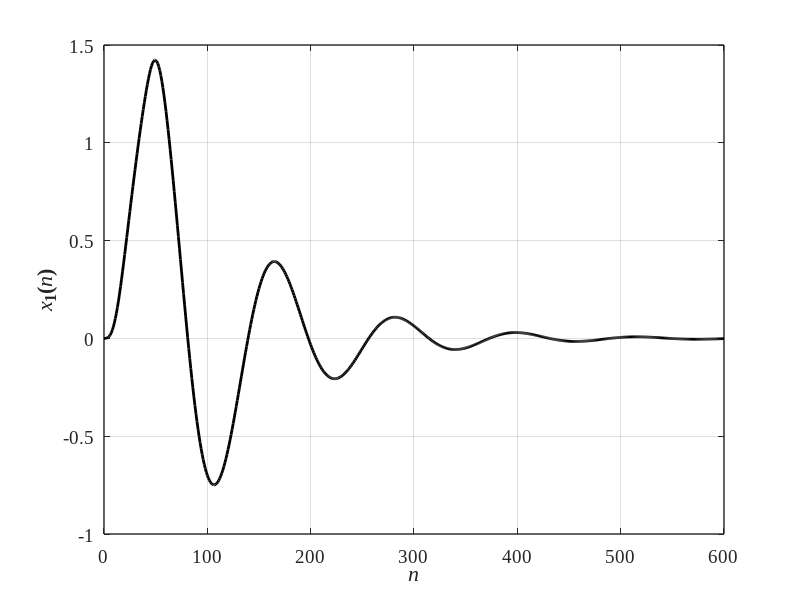

Reproduce this figure in MATLAB.
%% Structural Dynamics and Vibration Control(M. Azimi et al.)
%% Example 6-19: Response of a Two-DOF System using 'step'
    
clc; clear; close all;
%% Parameters 
M = [1 0;
      0 2];      % Mass Matrix

C = [1.6  -0.8;
     -0.8  0.8]; % Damping Matrix

K = [5 -4;
     -4 4];      % Stiffness Matrix

%% 2-DOF System
A = [zeros(size(M)) eye(size(M));
    -inv(M)*K       -inv(M)*C];

B = [zeros(size(M));
     inv(M)];
RT = 4; % Rise Time
N = 600;
T = 0.1; % Samplign Period
NO = RT/T;

phi   = eye(size(A)) + T*A + T^2*A^2/2 + T^3*A^3/6;
gamma = inv(A)*(phi-eye(size(A)))*B;

x(:,1)= zeros(2*length(M),1);

for k=1:N
    if k<=NO+1; f(k)=1;
    else;f(k)=0;end
    F(:,k)=[0;1]*f(k); % Force is applied to Mass m
    x(:,k+1)=phi*x(:,k)+gamma*F(:,k);
end
k=[0:N];

%% Plot
figure(1); set(figure(1), 'Position', [200   100   883   400])

hold on; grid on; box on;

plot(k,x(1,:),'-k','LineWidth',2);

set(gca, 'LineWidth',1, 'FontWeight','normal', 'FontName','Times New Roman', 'FontSize',14)
xlabel('\itn', 'fontsize',16, 'fontname','Times New Roman','FontWeight','Bold')
ylabel('{\itx}_1({\itn})', 'fontsize',16, 'fontname','Times New Roman','FontWeight','Bold')


%% Print
print('EX_6_19','-dpng')
